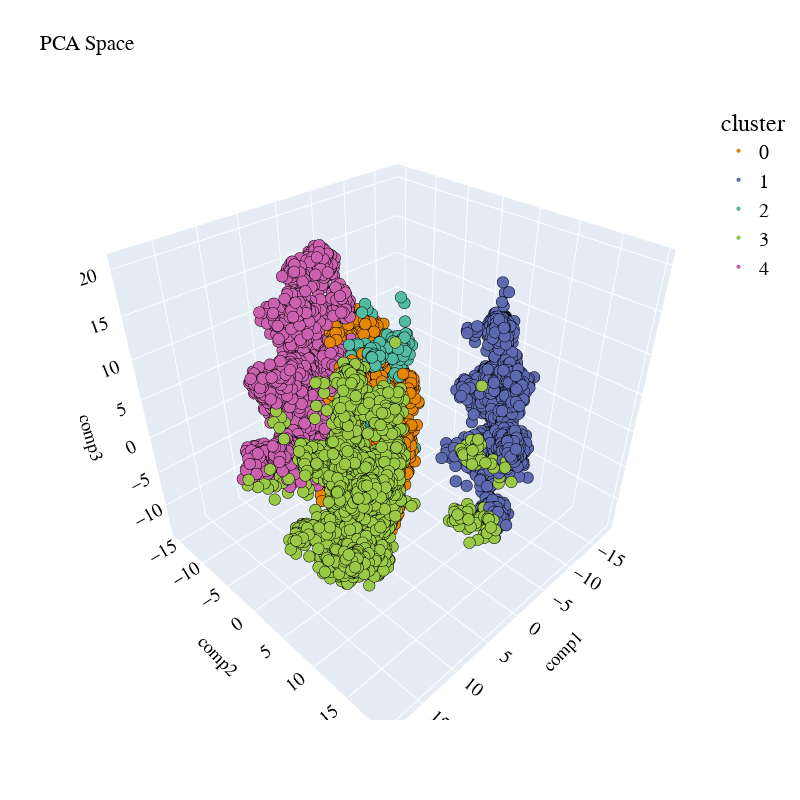

Notebook cell for this chart:
### Code cell
pca_3d_object, df_pca_3d = get_pca_3d(df_embedding_no_out, clusters_predict)
plot_pca_3d(df_pca_3d, title = "PCA Space", opacity=1, width_line = 0.1)
print("The variability is :", pca_3d_object.eigenvalues_summary)

### Figure 1 — Plotly figure (JSON) as saved in the notebook; plotly's stock layout.template omitted (floating-point values rounded to 4 significant figures; data arrays with more than 128 entries replaced by an {"elided": "..."} marker saying what was removed)
{"data": [{"hovertemplate": "cluster=0<br>comp1=%{x}<br>comp2=%{y}<br>comp3=%{z}<extra></extra>", "legendgroup": "0", "marker": {"color": "rgb(229, 134, 6)", "line": {"color": "black", "width": 0.1}, "opacity": 1, "size": 4, "symbol": "circle"}, "mode": "markers", "name": "0", "scene": "scene", "showlegend": true, "type": "scatter3d", "x": {"elided": "5642 float values"}, "y": {"elided": "5642 float values"}, "z": {"elided": "5642 float values"}}, {"hovertemplate": "cluster=1<br>comp1=%{x}<br>comp2=%{y}<br>comp3=%{z}<extra></extra>", "legendgroup": "1", "marker": {"color": "rgb(93, 105, 177)", "line": {"color": "black", "width": 0.1}, "opacity": 1, "size": 4, "symbol": "circle"}, "mode": "markers", "name": "1", "scene": "scene", "showlegend": true, "type": "scatter3d", "x": {"elided": "9336 float values"}, "y": {"elided": "9336 float values"}, "z": {"elided": "9336 float values"}}, {"hovertemplate": "cluster=2<br>comp1=%{x}<br>comp2=%{y}<br>comp3=%{z}<extra></extra>", "legendgroup": "2", "marker": {"color": "rgb(82, 188, 163)", "line": {"color": "black", "width": 0.1}, "opacity": 1, "size": 4, "symbol": "circle"}, "mode": "markers", "name": "2", "scene": "scene", "showlegend": true, "type": "scatter3d", "x": {"elided": "11330 float values"}, "y": {"elided": "11330 float values"}, "z": {"elided": "11330 float values"}}, {"hovertemplate": "cluster=3<br>comp1=%{x}<br>comp2=%{y}<br>comp3=%{z}<extra></extra>", "legendgroup": "3", "marker": {"color": "rgb(153, 201, 69)", "line": {"color": "black", "width": 0.1}, "opacity": 1, "size": 4, "symbol": "circle"}, "mode": "markers", "name": "3", "scene": "scene", "showlegend": true, "type": "scatter3d", "x": {"elided": "7070 float values"}, "y": {"elided": "7070 float values"}, "z": {"elided": "7070 float values"}}, {"hovertemplate": "cluster=4<br>comp1=%{x}<br>comp2=%{y}<br>comp3=%{z}<extra></extra>", "legendgroup": "4", "marker": {"color": "rgb(204, 97, 176)", "line": {"color": "black", "width": 0.1}, "opacity": 1, "size": 4, "symbol": "circle"}, "mode": "markers", "name": "4", "scene": "scene", "showlegend": true, "type": "scatter3d", "x": {"elided": "7312 float values"}, "y": {"elided": "7312 float values"}, "z": {"elided": "7312 float values"}}], "layout": {"autosize": true, "font": {"color": "black", "family": "Gilroy", "size": 15}, "height": 800, "legend": {"font": {"size": 20}, "title": {"font": {"family": "Times New Roman"}, "text": "cluster"}, "tracegroupgap": 0}, "scene": {"domain": {"x": [0, 1], "y": [0, 1]}, "xaxis": {"title": {"font": {"color": "black"}, "text": "comp1"}}, "yaxis": {"title": {"font": {"color": "black"}, "text": "comp2"}}, "zaxis": {"title": {"font": {"color": "black"}, "text": "comp3"}}}, "showlegend": true, "title": {"text": "PCA Space"}, "width": 800}}
